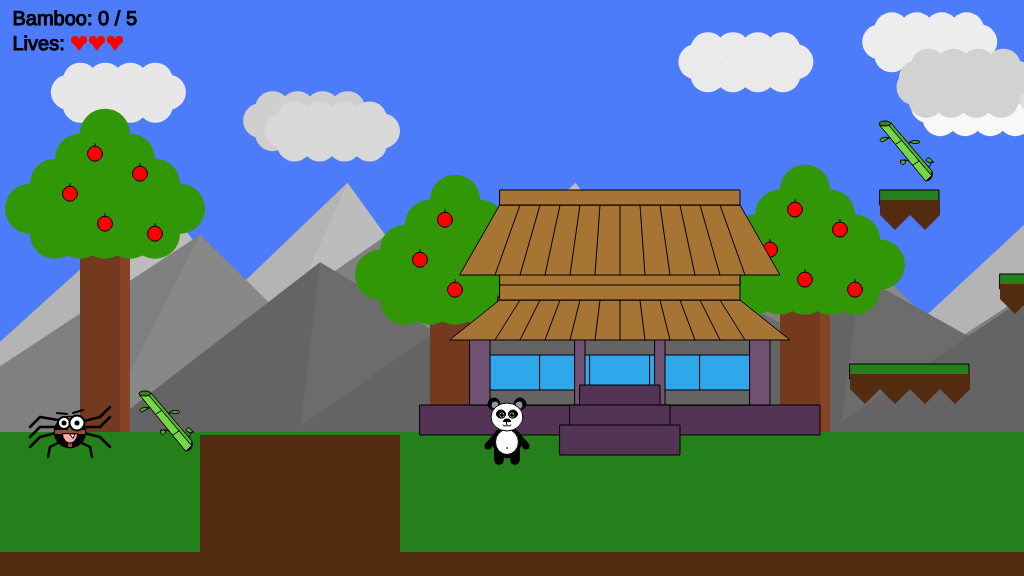
Frame 1 (no input)
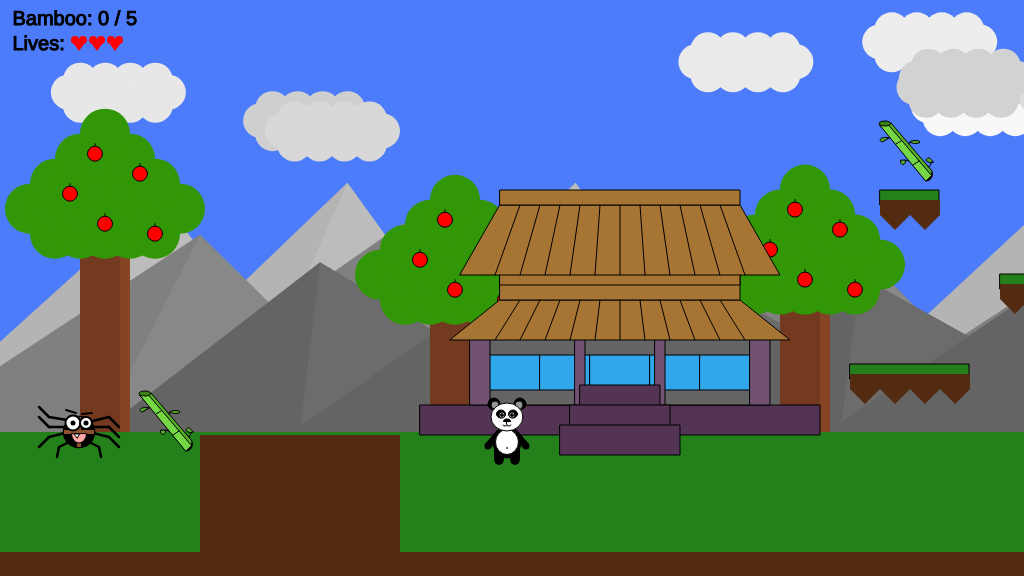
Frame 60 (no input)
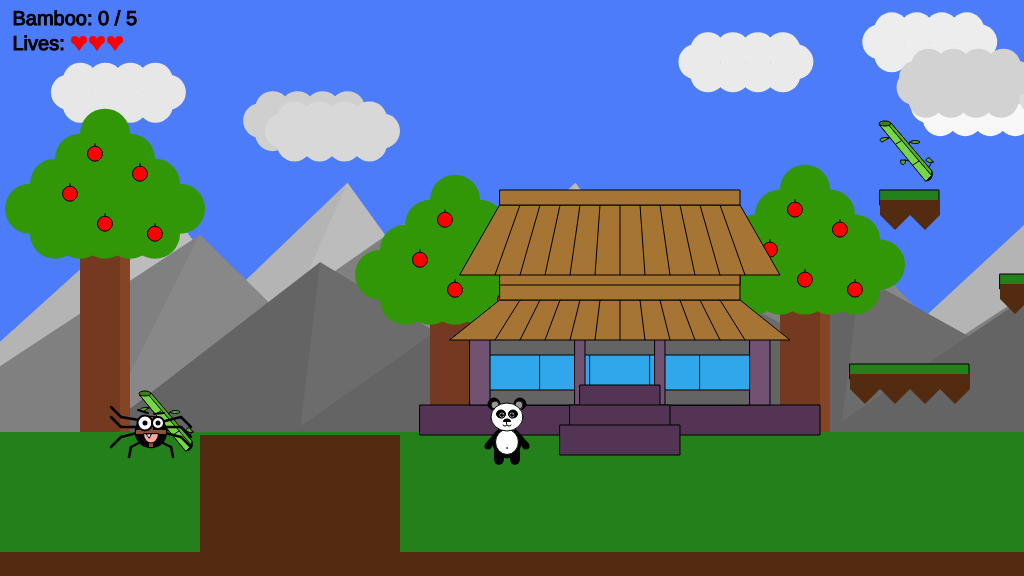
Frame 120 (the mouse pressed at the canvas centre since frame 60)

The p5.js sketch that drew these frames (run headless with seeded random() and noise() and a simulated clock; from frame 60 on, the mouse is pressed at the canvas centre):

// p5.js sketch
// ── sketch.js
/* The Game Project */

var character = {
    x: 200,
    y: 0
};  

var house = {
    x: 40,
    y: 175
}; 

var canyon;

var bamboo;

var floorPos_y;
var scrollPos;
var realPos;

var isLeft;
var isRight;
var isJumping;
var isFalling;

var houseX;

var cloud;
var mountainB;
var mountainM;
var mountainF;
var tree;

var score;
var isWon = false;
var isLost = false;
var lives;

var enemies;
var platforms;
var isOnPlatform;
var limitJump;

function setup(){
    
	createCanvas(1024, 576);
	floorPos_y = height * 3/4;
    lives = 3;
    
    //Starting Game
	startGame();

}


function draw(){
    
	background(77, 124, 251); //Sky blue

	noStroke();
	fill(36, 128, 26);
	rect(0, floorPos_y, width, height/4); //Green ground
    
    fill(82, 43, 16);
    rect(0, floorPos_y + 120, width, height/4);//Brown ground
    
    
	// Draw CLOUDS
    push();
    translate(scrollPos * 0.05, 0);
        drawClouds();
    pop();
    
    
	// Draw MOUNTAIN BACK
    push();
    translate(scrollPos * 0.15, 0);
        drawMountainsB();
    pop();
    
	// Draw MOUNTAIN MIDDLE
    push();
    translate(scrollPos * 0.2, 0);
        drawMountainsM();
    pop();
    
	// Draw MOUNTAIN FRONT
    push();
    translate(scrollPos * 0.25, 0);
        drawMountainsF();
    pop();

    
	// Draw TREE
    push();
    translate(scrollPos, 0);
        drawTrees();
    pop();
    
    
	// Draw HOUSES  
    push();
    translate(scrollPos, 0);
        drawHouses();
    pop();
    
    
	// Draw CANYON 
    push();
    translate(scrollPos, 0);
        drawCanyon(canyon);
    pop();
    
    
    // Function for character falling into the canyon
    checkCanyon(canyon);
    
    
	// Draw BAMBOO
    push();
    translate(scrollPos, 0); 
            drawBamboo(bamboo);
    pop();
    
    
    // Function for checking BAMBOO
    checkBamboo(bamboo);
    
    
    // Function for checking IF player won
    checkPlayerWon(bamboo);
    
    
	// Draw game character.
	drawGameChar();

    
    // Function for checking if the player die
	checkPlayerDie();
    
    
    //Draw enemies
    push();
    translate(scrollPos, 0);
        for(var i = 0; i < enemies.length; i++){
        
            enemies[i].display();
            enemies[i].move();
            enemies[i].checkCharCollision();
        
        }
    pop();
    
    
    //Draw platforms
    isOnPlatform = false;
    
    push();
    translate(scrollPos, 0);
        for(var i = 0; i < platforms.length; i++){
        
            platforms[i].display();
            platforms[i].checkCharOn();

        }
    pop();
    
    
    //SCREEN Message for GAME OVER
    if(isLost == true){
        
        //Drawing LOST
        fill(176, 0, 0);
        noStroke();
        rect(200,200,624,176);
        
        textSize(50);
        fill(255);
        strokeWeight(3);
        
        text("GAME OVER - You lost \n (Press space to continue)", 1024/2,576/2);
        textAlign(CENTER,CENTER);
        strokeWeight(1);
        return;
        
    }
    
    
    //SCREEN Message for PLAYER WON
    if(isWon == true){
        
        //Drawing WON
        fill(119, 242, 147);
        noStroke();
        rect(200,200,624,176);
        
        textSize(50);
        fill(0);
        strokeWeight(3);
        stroke(0);
        
        text("YOU WON \n (Press space to continue)", 1024/2,576/2);
        textAlign(CENTER,CENTER);
        strokeWeight(1);
        return;
        
    }

    
	//Logic to make the game character move or the background scroll
	if(isLeft){
        if(character.x > width * 0.2){
                character.x = character.x - 5;
        }else{
                scrollPos += 5;
        }
	}

	if(isRight){
        if(character.x < width * 0.8){
                character.x = character.x + 5;
        }else{
                scrollPos -= 5; //Negative for moving against the background
        }
	}
    

    //This makes the character to fall (Gravity)
   	if(character.y < floorPos_y - 40 && isOnPlatform == false && isJumping == false){
        character.y += 3;
	
    }else{
        isFalling = false;
        
	}

    //This makes the character to jump (Power up)
	if(isJumping == true && isFalling == false && character.y > limitJump){
        character.y -= 3;
        isFalling = false;
     
	}
    
    //Reach the limit to start falling
    if(character.y < limitJump){
        isFalling = true;
        isJumping = false;
        
    }


	//Update real position of gameChar for collision detection.
	realPos = character.x - scrollPos;
    
    
    //Drawing score in the screen
    textSize(20);
    fill(0);
    stroke(1);
    text("Bamboo: "+score+" / "+bamboo.length, 12.5,25);
    
    //Drawing lives in the screen
    textSize(20);
    fill(0);
    text("Lives: ", 12.5,50);
    
    //Drawing hearts in the screen
    for(var l = 0; l < lives; l++){
        
        noStroke();     
        fill(255,0,0);
        ellipse(75 + 18*l,40,8,8);
        ellipse(83 + 18*l,40,8,8);
        triangle(71 + 18*l,40,
            87 + 18*l,40,
            79 + 18*l,51);  
   
    }
    
    
}


// ---------------------
// Key control functions
// ---------------------

function keyPressed(){
    
    if(isLost || isWon){
    if(key == ' '){ 
        nextLevel();
        
    }
        return;
    }
    

	if(key == 'A' || keyCode == 37){
			isLeft = true;
	}

	if(key == 'D' || keyCode == 39){
			isRight = true;
	}

    if((keyCode === 32 && character.y == floorPos_y - 40) ||
        (keyCode === 32 && isOnPlatform == true)){
        
        //IsJumping is true
        if(isFalling == false){
            isJumping = true;
            limitJump = character.y - 110; //Limit of jump
        }
    }
}

function keyReleased(){

	if(key == 'A' || keyCode == 37){
		isLeft = false;
	}

	if(key == 'D' || keyCode == 39){
		isRight = false;
	}

}


// ------------------------------
// Game character render function
// ------------------------------

// Function to draw the game character.
function drawGameChar(){
	
    
        //CHARACTER LEFT
        if(isLeft == true && isJumping == false && isRight == false){
            
            stroke(0);
            
            //Legs
            fill(25,25,25);
            noStroke();
            ellipse(character.x + 16,character.y + 68,9,11);

            quad(character.x + 18,character.y + 58,
                character.x + 25,character.y + 65,
                character.x + 19,character.y + 72,
                character.x + 12.2,character.y + 65);    

            fill(0,0,0);
            ellipse(character.x + 34,character.y + 70,10,12);
            quad(character.x + 29.6,character.y + 73,
                character.x + 24,character.y + 62,
                character.x + 33,character.y + 57,
                character.x + 39,character.y + 69);

            //Body
            stroke(0);
            fill(0);
            ellipse(character.x + 25,character.y + 50,21,32);

            fill(255);
            ellipse(character.x + 20,character.y + 50,8,24);

            fill(0);
            ellipse(character.x + 17.2,character.y + 56,0.1,0.1);

            //Arms
            noStroke();
            fill(0,0,0);
            quad(character.x + 19,character.y + 38,
                 character.x + 7,character.y + 52,
                 character.x + 13,character.y + 56,
                 character.x + 26,character.y + 40); 
            ellipse(character.x + 10,character.y + 54,7,7);

            //Head
            stroke(0);
            fill(255);
            ellipse(character.x + 25,character.y + 25,25,28);

            //Eyes
            fill(0);
            ellipse(character.x + 19,character.y + 22,9,8);

            fill(255);
            ellipse(character.x + 18,character.y + 23,6,6); 

            fill(0,0,0);
            noStroke();
            ellipse(character.x + 18,character.y + 23,4,4);

            fill(255);
            ellipse(character.x + 17,character.y + 22,1,1);

            //Ears
            fill(0);
            ellipse(character.x + 24,character.y + 12,10,12);
            fill(150);
            ellipse(character.x + 21,character.y + 12,2,6);

            //Nose
            fill(0);
            stroke(0);
            arc(character.x + 14, character.y + 30, 4, 5, PI, TWO_PI, CHORD);    

            fill(0);
            line(character.x + 14,character.y + 28,
                 character.x + 14,character.y + 32);

            noFill();
            arc(character.x + 16, character.y + 32, 3, 2, 0, PI);

            //Tail
            fill(0);
            ellipse(character.x + 35, character.y + 58, 5, 5);
            
            
            
        //CHARACTER RIGHT    
        }else if(isRight == true && isJumping == false && isLeft == false){
            
            stroke(0);

            //Legs
            fill(25,25,25);
            noStroke();
            ellipse(character.x + 34,character.y + 68,9,11);

            quad(character.x + 32,character.y + 58,
                character.x + 25,character.y + 65,
                character.x + 31,character.y + 72,
                character.x + 37.8,character.y + 65);    

            fill(0,0,0);
            ellipse(character.x + 16,character.y + 70,10,12);
            quad(character.x + 20.4,character.y + 73,
                character.x + 26,character.y + 62,
                character.x + 17,character.y + 57,
                character.x + 11,character.y + 69);

            //Body
            stroke(0);
            fill(0);
            ellipse(character.x + 25,character.y + 50,21,32);

            fill(255);
            ellipse(character.x + 30,character.y + 50,8,24);

            fill(0);
            ellipse(character.x + 32.8,character.y + 56,0.1,0.1);

            //Arms
            noStroke();
            fill(0,0,0);
            quad(character.x + 31,character.y + 38,
                 character.x + 43,character.y + 52,
                 character.x + 37,character.y + 56,
                 character.x + 24,character.y + 40); 
            ellipse(character.x + 40,character.y + 54,7,7);

            //Head
            stroke(0);
            fill(255);
            ellipse(character.x + 25,character.y + 25,25,28);

            //Eyes
            fill(0);
            ellipse(character.x + 31,character.y + 22,9,8);

            fill(255);
            ellipse(character.x + 32,character.y + 23,6,6); 

            fill(0,0,0);
            noStroke();
            ellipse(character.x + 32,character.y + 23,4,4);

            fill(255);
            ellipse(character.x + 33,character.y + 22,1,1);

            //Ears
            fill(0);
            ellipse(character.x + 26,character.y + 12,10,12);

            fill(150);
            ellipse(character.x + 29,character.y + 12,2,6);

            //Nose
            fill(0);
            stroke(0);
            arc(character.x + 36, character.y + 30, 4, 5, PI, TWO_PI, CHORD);    

            fill(0);
            line(character.x + 35.5,character.y + 28,
                 character.x + 35.5,character.y + 31);

            noFill();
            arc(character.x + 34.5, character.y + 32, 3, 2, 0, PI);

            //Tail
            fill(0);
            ellipse(character.x + 15, character.y + 58, 5, 5);
        
            
            
        //CHARACTER JUMPING  
        }else if(isJumping == true && isRight == false && isLeft == false || isFalling == true && isOnPlatform == false){
            
            stroke(0);

            //Ears
            fill(0);
            ellipse(character.x + 38,character.y + 12,12,12);
            ellipse(character.x + 12,character.y + 12,12,12);

            fill(150);
            ellipse(character.x + 13,character.y + 13,8,8);
            ellipse(character.x + 37,character.y + 13,8,8);

            //Arms
            noStroke();
            fill(0,0,0);
            quad(character.x + 15,character.y + 38,
                 character.x + 3,character.y + 52,
                 character.x + 9,character.y + 56,
                 character.x + 20,character.y + 40); 
            ellipse(character.x + 6,character.y + 54,7,7);

            quad(character.x + 35,character.y + 34,
                 character.x + 43,character.y + 21,
                 character.x + 49,character.y + 25,
                 character.x + 32,character.y + 53); 
            ellipse(character.x + 46,character.y + 23,7,7);

            //Body
            stroke(0);
            fill(0);
            ellipse(character.x + 25,character.y + 50,28,32);

            fill(255);
            ellipse(character.x + 25,character.y + 50,23,25);

            fill(0);
            ellipse(character.x + 25,character.y + 56,0.5,0.5);

            //Head
            fill(255);
            ellipse(character.x + 25,character.y + 25,32,28);

            //Eyes
            fill(0);
            ellipse(character.x + 19,character.y + 22,9,8);
            ellipse(character.x + 31,character.y + 22,9,8);

            fill(255);
            ellipse(character.x + 20,character.y + 23,6,6);
            ellipse(character.x + 30,character.y + 23,6,6);

            fill(0,0,0);
            noStroke();
            ellipse(character.x + 20,character.y + 23,4,4);
            ellipse(character.x + 30,character.y + 23,4,4);

            fill(255);
            ellipse(character.x + 21,character.y + 22,1,1);
            ellipse(character.x + 31,character.y + 22,1,1);

            //Nose
            fill(0);
            ellipse(character.x + 25,character.y + 30,8,7);

            fill(255);
            rect(character.x + 20.5,character.y + 30,9,7);

            stroke(0);
            fill(0);
            line(character.x + 24.5,character.y + 28,
                 character.x + 24.5,character.y + 32);

            noFill();
            arc(character.x + 23, character.y + 33, 4, 2, 0, PI);
            arc(character.x + 27, character.y + 33, 4, 2, 0, PI);

            //Legs
            fill(0,0,0);
            noStroke();
            triangle(character.x + 38,character.y + 55,
                     character.x + 26,character.y + 66,
                     character.x + 38,character.y + 66);
            ellipse(character.x + 33,character.y + 62,12,14);

            fill(150);
            ellipse(character.x + 33,character.y + 62,10,12);

            fill(0);
            triangle(character.x + 12,character.y + 55,
                     character.x + 24,character.y + 66,
                     character.x + 12,character.y + 66);
            ellipse(character.x + 17,character.y + 62,12,14);

            fill(150);
            ellipse(character.x + 17,character.y + 62,10,12);

            fill(255,182,193);
            ellipse(character.x + 17,character.y + 63.5,4,5);
            ellipse(character.x + 17,character.y + 59,1.5,1.5);
            ellipse(character.x + 19.5,character.y + 60,1.5,1.5);
            ellipse(character.x + 14.5,character.y + 60,1.5,1.5);

            ellipse(character.x + 33,character.y + 63.5,4,5);
            ellipse(character.x + 33,character.y + 59,1.5,1.5);
            ellipse(character.x + 35.5,character.y + 60,1.5,1.5);
            ellipse(character.x + 30.5,character.y + 60,1.5,1.5);
            
            
            
        //CHARACTER JUMPING LEFT    
        }else if(isLeft == true && isJumping == true){
            
            stroke(0);
    
            //Body
            stroke(0);
            fill(0);
            ellipse(character.x + 25,character.y + 50,21,32);

            fill(255);
            ellipse(character.x + 20,character.y + 50,8,24);

            fill(0);
            ellipse(character.x + 17.2,character.y + 56,0.1,0.1);

            //Head
            stroke(0);
            fill(255);
            ellipse(character.x + 25,character.y + 25,25,28);

            //Eyes
            fill(0);
            ellipse(character.x + 19,character.y + 22,9,8);

            fill(255);
            ellipse(character.x + 18,character.y + 23,6,6); 

            fill(0,0,0);
            noStroke();
            ellipse(character.x + 18,character.y + 23,4,4);

            fill(255);
            ellipse(character.x + 17,character.y + 22,1,1);

            //Ears
            fill(0);
            ellipse(character.x + 24,character.y + 12,10,12);

            fill(150);
            ellipse(character.x + 21,character.y + 12,2,6);

            //Nose
            fill(0);
            stroke(0);
            arc(character.x + 14, character.y + 30, 4, 5, PI, TWO_PI, CHORD);    

            fill(0);
            line(character.x + 14,character.y + 28,
                 character.x + 14,character.y + 32);

            noFill();
            arc(character.x + 16, character.y + 32, 3, 2, 0, PI);

            //Arms
            noStroke();
            fill(0,0,0);

            quad(character.x + 24,character.y + 39,
                 character.x + 9,character.y + 25,
                 character.x + 3,character.y + 29,
                 character.x + 25,character.y + 50); 
            ellipse(character.x + 6,character.y + 27,7,7);

            //Tail
            fill(0);
            ellipse(character.x + 35, character.y + 58, 5, 5);

            //Legs
            noStroke();
            fill(0,0,0);
            ellipse(character.x + 12,character.y + 63,10,10);
            rect(character.x + 12,character.y + 58,16,10);
            ellipse(character.x + 28,character.y + 63,10,10);
                  
            
            
        }else if(isRight == true && isJumping == true){
                 
            stroke(0);
        
            //Body
            stroke(0);
            fill(0);
            ellipse(character.x + 25,character.y + 50,21,32);

            fill(255);
            ellipse(character.x + 30,character.y + 50,8,24);

            fill(0);
            ellipse(character.x + 32.8,character.y + 56,0.1,0.1);

            //Head
            stroke(0);
            fill(255);
            ellipse(character.x + 25,character.y + 25,25,28);

            //Eyes
            fill(0);
            ellipse(character.x + 31,character.y + 22,9,8);

            fill(255);
            ellipse(character.x + 32,character.y + 23,6,6);

            fill(0,0,0);
            noStroke();
            ellipse(character.x + 32,character.y + 23,4,4);

            fill(255);
            ellipse(character.x + 33,character.y + 22,1,1);

            //Ears
            fill(0);
            ellipse(character.x + 26,character.y + 12,10,12);

            fill(150);
            ellipse(character.x + 29,character.y + 12,2,6);

            //Nose
            fill(0);
            stroke(0);
            arc(character.x + 36, character.y + 30, 4, 5, PI, TWO_PI, CHORD);    

            fill(0);
            line(character.x + 35.5,character.y + 28,
                 character.x + 35.5,character.y + 31);

            noFill();
            arc(character.x + 34.5, character.y + 32, 3, 2, 0, PI);

            //Arms
            noStroke();
            fill(0,0,0);

            quad(character.x + 26,character.y + 39,
                 character.x + 41,character.y + 25,
                 character.x + 47,character.y + 29,
                 character.x + 25,character.y + 50); 
            ellipse(character.x + 44,character.y + 27,7,7);

            //Tail
            fill(0);
            ellipse(character.x + 15, character.y + 58, 5, 5);

            //Legs
            noStroke();
            fill(0,0,0);
            ellipse(character.x + 38,character.y + 63,10,10);
            rect(character.x + 21,character.y + 58,16,10);
            ellipse(character.x + 21,character.y + 63,10,10);
      
            
            
        //CHARACTER FRONT    
        }else{
             
        stroke(0); 
        
            //Ears
            fill(0);
            ellipse(character.x + 38,character.y + 12,12,12);
            ellipse(character.x + 12,character.y + 12,12,12);

            fill(150);
            ellipse(character.x + 13,character.y + 13,8,8);
            ellipse(character.x + 37,character.y + 13,8,8);

            //Arms
            noStroke();
            fill(0,0,0);
            quad(character.x + 15,character.y + 38,
                 character.x + 3,character.y + 52,
                 character.x + 9,character.y + 56,
                 character.x + 20,character.y + 40);
            ellipse(character.x + 6,character.y + 54,7,7);

            quad(character.x + 35,character.y + 38,
                 character.x + 47,character.y + 52,
                 character.x + 41,character.y + 56,
                 character.x + 30,character.y + 40);
            ellipse(character.x + 44,character.y + 54,7,7);

            //Body
            stroke(0);
            fill(0);
            ellipse(character.x + 25,character.y + 50,28,32);

            fill(255);
            ellipse(character.x + 25,character.y + 50,23,25);

            fill(0);
            ellipse(character.x + 25,character.y + 56,0.5,0.5);

            //Head
            fill(255);
            ellipse(character.x + 25,character.y + 25,32,28);

            //Eyes
            fill(0);
            ellipse(character.x + 19,character.y + 22,9,8);
            ellipse(character.x + 31,character.y + 22,9,8);

            fill(255);
            ellipse(character.x + 20,character.y + 23,6,6);
            ellipse(character.x + 30,character.y + 23,6,6);

            fill(0,0,0);
            noStroke();
            ellipse(character.x + 20,character.y + 23,4,4);
            ellipse(character.x + 30,character.y + 23,4,4);

            fill(255);
            ellipse(character.x + 21,character.y + 22,1,1);
            ellipse(character.x + 31,character.y + 22,1,1);

            //Nose
            fill(0);
            ellipse(character.x + 25,character.y + 30,8,7);

            fill(255);
            rect(character.x + 20.5,character.y + 30,9,7);

            stroke(0);
            fill(0);
            line(character.x + 24.5,character.y + 28,
                 character.x + 24.5,character.y + 32);

            noFill();
            arc(character.x + 23, character.y + 33, 4, 2, 0, PI);
            arc(character.x + 27, character.y + 33, 4, 2, 0, PI);

            //Legs
            fill(0,0,0);
            noStroke();
            triangle(character.x + 38,character.y + 55,
                     character.x + 26,character.y + 66,
                     character.x + 38,character.y + 66);
            ellipse(character.x + 33,character.y + 67,10,12);

            triangle(character.x + 12,character.y + 55,
                     character.x + 24,character.y + 66,
                     character.x + 12,character.y + 66);
            ellipse(character.x + 17,character.y + 67,10,12);
        }
    
    
    
    
}



// ---------------------------
// Background render functions
// ---------------------------

// Function to draw CLOUDS objects.
function drawClouds(){

    for(var i = 0; i < cloud.length; i++){ 
        
    noStroke();
    fill(cloud[i].fill);
    
        ellipse(cloud[i].x_pos,cloud[i].y_pos,cloud[i].size,cloud[i].size);
        ellipse(cloud[i].x_pos + 25,cloud[i].y_pos,cloud[i].size,cloud[i].size);
        ellipse(cloud[i].x_pos + 50,cloud[i].y_pos,cloud[i].size,cloud[i].size);
        ellipse(cloud[i].x_pos + 75,cloud[i].y_pos,cloud[i].size,cloud[i].size);

        ellipse(cloud[i].x_pos,cloud[i].y_pos + 25,cloud[i].size,cloud[i].size);
        ellipse(cloud[i].x_pos + 25,cloud[i].y_pos + 25,cloud[i].size,cloud[i].size);
        ellipse(cloud[i].x_pos + 50,cloud[i].y_pos + 25,cloud[i].size,cloud[i].size);
        ellipse(cloud[i].x_pos + 75, cloud[i].y_pos+ 25,cloud[i].size,cloud[i].size);

        ellipse(cloud[i].x_pos - 12,cloud[i].y_pos + 12,cloud[i].size,cloud[i].size);
        ellipse(cloud[i].x_pos + 88,cloud[i].y_pos + 12,cloud[i].size,cloud[i].size);
    
    }
     
}


// Function to draw MOUNTAINS BACK objects.
function drawMountainsB(){
    
    for(var i = 0; i < mountainB.length; i++){
        
        noStroke();
        fill(180);
        triangle(mountainB[i].x_pos + 400,432,
                 mountainB[i].x_pos + 660,mountainB[i].height + 32,
                 mountainB[i].x_pos + 840,432);
        
        fill(188);
        triangle(mountainB[i].x_pos + 400 + 150,432,
                 mountainB[i].x_pos + 660,mountainB[i].height + 32,
                 mountainB[i].x_pos + 840,432);
        
    }

}

// Function to draw MOUNTAINS MIDDLE objects.
function drawMountainsM(){
    
    for(var i = 0; i < mountainM.length; i++){
        
        noStroke();
        fill(128);
        triangle(mountainM[i].x_pos,432,
                 mountainM[i].x_pos + 300,mountainM[i].height + 42,
                 mountainM[i].x_pos + 500,432);
        
        fill(136);
        triangle(mountainM[i].x_pos + 200,432,
                 mountainM[i].x_pos + 300,mountainM[i].height + 42,
                 mountainM[i].x_pos + 500,432);
        
    }
    
}

// Function to draw MOUNTAINS FRONT objects.
function drawMountainsF(){
    
    for(var i = 0; i < mountainF.length; i++){
        
        noStroke();
        fill(100);
        triangle(mountainF[i].x_pos + 300,432,
                 mountainF[i].x_pos + 520,mountainF[i].height + 60,
                 mountainF[i].x_pos + 800,432);
        
        fill(108);
        triangle(mountainF[i].x_pos + 300 + 200,432,
                 mountainF[i].x_pos + 520,mountainF[i].height + 60,
                 mountainF[i].x_pos + 800,432);
        
    }

}


// Function to draw TREES objects.
function drawTrees(){
    
    for (var i = 0; i < tree.length; i++){

        noStroke();
        fill(115, 58, 32);
        rect(tree[i].x_pos + 75,322 - tree[i].height,50,110 + tree[i].height);
        
        fill(133, 68, 37);
        rect(tree[i].x_pos + 115,322 - tree[i].height,10,110 + tree[i].height);
        
        fill(50, 151, 6); 
        ellipse(tree[i].x_pos + 50,312 - tree[i].height,50,50);
        ellipse(tree[i].x_pos + 75,312 - tree[i].height,50,50);
        ellipse(tree[i].x_pos + 100,312 - tree[i].height,50,50);
        ellipse(tree[i].x_pos + 125,312 - tree[i].height,50,50);
        ellipse(tree[i].x_pos + 150,312 - tree[i].height,50,50);

        ellipse(tree[i].x_pos + 25,287 - tree[i].height,50,50);
        ellipse(tree[i].x_pos + 50,287 - tree[i].height,50,50);
        ellipse(tree[i].x_pos + 75,287 - tree[i].height,50,50);
        ellipse(tree[i].x_pos + 100,287 - tree[i].height,50,50);
        ellipse(tree[i].x_pos + 125,287 - tree[i].height,50,50);
        ellipse(tree[i].x_pos + 150,287 - tree[i].height,50,50);
        ellipse(tree[i].x_pos + 175,287 - tree[i].height,50,50);

        ellipse(tree[i].x_pos + 50,262 - tree[i].height,50,50);
        ellipse(tree[i].x_pos + 75,262 - tree[i].height,50,50);
        ellipse(tree[i].x_pos + 100,262 - tree[i].height,50,50);
        ellipse(tree[i].x_pos + 125,262 - tree[i].height,50,50);
        ellipse(tree[i].x_pos + 150,262 - tree[i].height,50,50);

        ellipse(tree[i].x_pos + 75,237 - tree[i].height,50,50);
        ellipse(tree[i].x_pos + 100,237 - tree[i].height,50,50);
        ellipse(tree[i].x_pos + 125,237 - tree[i].height,50,50);

        ellipse(tree[i].x_pos + 100,212 - tree[i].height,50,50);

        //Apples
        fill(255,0,0);
        stroke(0);
        strokeWeight(1);
        line(tree[i].x_pos + 90, 225 - tree[i].height,tree[i].x_pos + 90, 222 - tree[i].height);
        ellipse(tree[i].x_pos + 90,232 - tree[i].height,15,15);
        
        line(tree[i].x_pos + 65, 265 - tree[i].height,tree[i].x_pos + 65, 262 - tree[i].height);
        ellipse(tree[i].x_pos + 65,272 - tree[i].height,15,15);
        
        line(tree[i].x_pos + 135, 245 - tree[i].height,tree[i].x_pos + 135, 242 - tree[i].height);
        ellipse(tree[i].x_pos + 135,252 - tree[i].height,15,15);
        
        line(tree[i].x_pos + 150, 305 - tree[i].height,tree[i].x_pos + 150, 302 - tree[i].height);
        ellipse(tree[i].x_pos + 150,312 - tree[i].height,15,15);
        
        line(tree[i].x_pos + 100, 295 - tree[i].height,tree[i].x_pos + 100, 292 - tree[i].height);
        ellipse(tree[i].x_pos + 100,302 - tree[i].height,15,15);
    }
    
}


// Function to draw HOUSES objects.
function drawHouses(){

    for(i = 0; i < houseX.length; i++){
    
        house.x = houseX[i];
        
        stroke(0);
        //Base
        fill(houseCol[i].r,houseCol[i].g,houseCol[i].b); 
        rect(house.x + 10,house.y + 230,400,30);  

        //Windows
        fill(48,166,235);
        rect(house.x + 80,house.y + 150,50,80);
        rect(house.x + 130,house.y + 150,50,80);
        rect(house.x + 180,house.y + 150,60,80);
        rect(house.x + 240,house.y + 150,50,80);
        rect(house.x + 290,house.y + 150,50,80);

        //Horizontal grey bars
        fill(100);
        rect(house.x + 80,house.y + 150,260,30);
        rect(house.x + 80,house.y + 215,260,15);

        //Pillars
        fill(houseCol[i].r + 30,houseCol[i].g + 30,houseCol[i].b + 30);
        rect(house.x + 60,house.y + 150,20,80);
        rect(house.x + 340,house.y + 150,20,80);
        rect(house.x + 165,house.y + 150,10,80);
        rect(house.x + 245,house.y + 150,10,80);

        //Stairs
        fill(houseCol[i].r,houseCol[i].g,houseCol[i].b);  
        rect(house.x + 170,house.y + 210,80,30);
        rect(house.x + 160,house.y + 230,100,30);
        rect(house.x + 150,house.y + 250,120,30);

        //Roof
        fill(houseCol[i].roof,117,51);
        quad(house.x + 90,house.y + 125,
             house.x + 330,house.y + 125,
             house.x + 380,house.y + 165,
             house.x + 40,house.y + 165);
        rect(house.x + 90,house.y + 95,240,30);
        rect(house.x + 90,house.y + 95,240,15);
        quad(house.x + 90,house.y + 30,
             house.x + 330,house.y + 30,
             house.x + 370,house.y + 100,
             house.x + 50,house.y + 100);

        //Roof lines
        for(var k = 0; k <= 10; k++){
            line(house.x + 110 + 20 * k,house.y + 125,house.x + 85 + 25 * k,house.y + 165);
        }

        for(var j = 0; j <= 10; j++){
            line(house.x + 110 + 20 * j,house.y + 30,house.x + 85 + 25 * j,house.y + 100);
        }
        rect(house.x + 90,house.y + 15,240,15);
        
    }
     
}




// ---------------------------------
// Canyon render and check functions
// ---------------------------------

// Function to draw canyon objects.
function drawCanyon(t_canyon){
    
    for(var cy = 0; cy < canyon.length; cy++){
        fill(82, 43, 16);
        rect(t_canyon[cy].x, floorPos_y + 3, t_canyon[cy].width, height - floorPos_y);
    }
}

// Function to check character is over a canyon.
function checkCanyon(t_canyon){
    
    for(var cy = 0; cy < canyon.length; cy++){
        if(realPos + 25 > t_canyon[cy].x && realPos + 25 < t_canyon[cy].x + t_canyon[cy].width && character.y + 70>= floorPos_y - 40 + 69){
            character.y += 6;
        }
    
        //NO GOING INTO THE GROUND WHEN FALLING IN THE CANYON
        if(realPos > t_canyon[cy].x - 10 && realPos + 48 < t_canyon[cy].x + t_canyon[cy].width + 10 && character.y + 70 > floorPos_y - 40 + 69){
            isLeft = false; 
            isRight = false;
        }
 
    }
}



// ----------------------------------
// Pick-up render and check functions
// ----------------------------------

// Function to draw BAMBOO
function drawBamboo(t_bamboo){
    
    for(var b = 0; b < bamboo.length; b++){
    
        if(t_bamboo[b].isFound == false){  
            stroke(0);
            fill(0);
            arc(t_bamboo[b].x + 51.4,t_bamboo[b].y + 54.2,12,13.5,10*PI/6,PI/2);

            fill(85,174,40);
            quad(t_bamboo[b].x + 5,t_bamboo[b].y + 5,
                 t_bamboo[b].x + 16,t_bamboo[b].y + 3,
                 t_bamboo[b].x + 57,t_bamboo[b].y + 51,
                 t_bamboo[b].x + 56.5,t_bamboo[b].y + 56);

            fill(117,215,68);
            quad(t_bamboo[b].x + 5,t_bamboo[b].y + 5,
                 t_bamboo[b].x + 11,t_bamboo[b].y + 2,
                 t_bamboo[b].x + 56.5,t_bamboo[b].y + 55.5,
                 t_bamboo[b].x + 51,t_bamboo[b].y + 61);

            line(t_bamboo[b].x + 21,t_bamboo[b].y + 24,
                 t_bamboo[b].x + 26,t_bamboo[b].y + 21);
            line(t_bamboo[b].x + 38,t_bamboo[b].y + 45,
                 t_bamboo[b].x + 44,t_bamboo[b].y + 41);

            fill(57,129,20);
            ellipse(t_bamboo[b].x + 10,t_bamboo[b].y + 3.5,12,5);

            //Leaves
            fill(85,174,40);
            arc(t_bamboo[b].x + 10,t_bamboo[b].y + 20,10,5,5/6*PI,11/6*PI, CHORD);
            arc(t_bamboo[b].x + 28,t_bamboo[b].y + 40.5,5,8,2*PI,PI, CHORD);

            arc(t_bamboo[b].x + 40,t_bamboo[b].y + 22,10,3,PI,2/3*PI, CHORD);
            arc(t_bamboo[b].x + 56,t_bamboo[b].y + 40,10,5,PI/4,5/4*PI, CHORD);

            line(t_bamboo[b].x + 12,t_bamboo[b].y + 17.5,
                 t_bamboo[b].x + 15,t_bamboo[b].y + 18);
            line(t_bamboo[b].x + 30,t_bamboo[b].y + 40,
                 t_bamboo[b].x + 34,t_bamboo[b].y + 41);

            line(t_bamboo[b].x + 34.5,t_bamboo[b].y + 22,
                 t_bamboo[b].x + 34,t_bamboo[b].y + 24);
            line(t_bamboo[b].x + 57,t_bamboo[b].y + 42,
                 t_bamboo[b].x + 54,t_bamboo[b].y + 47);
        }
    }
}

// Function to check character has picked up BAMBOO
function checkBamboo(t_bamboo){

    for(var b = 0; b < bamboo.length; b++){

        if(t_bamboo[b].isFound == false){ //Avoids taking the bambo million times  

            if(realPos + 25 > t_bamboo[b].x && realPos + 25 < t_bamboo[b].x + 56 &&
                character.y + 40 > t_bamboo[b].y && character.y + 40 < t_bamboo[b].y + 61){

                t_bamboo[b].isFound = true;
                score += 1;
                console.log("Bamboo was caught " + score);

            }

        }
        
    }
    
}



// ---------------------------------
// Check player collected all bambo
// ---------------------------------
function checkPlayerWon(t_bamboo){
    
    if(score == t_bamboo.length){
        isWon = true;
    }
    
}



// ---------------------------------
// THE SETUP FUNCTION IS IN startGame function
// ---------------------------------
function startGame(){
    
    score = 0;
    character.x = width/2 - 30;
	character.y = floorPos_y - 40; 
    
	// Variable to control the background scrolling.
	scrollPos = 0;

	// Variable to store the real position of the gameChar in the game
	// world. Needed for collision detection.
	realPos = character.x - scrollPos;

	// Boolean variables to control the movement of the game character.
	isLeft = false;
	isRight = false;
	isJumping = false;
	isFalling = false;

    //Houses X values in array
    houseX = [410, 2030, 3050, 4450];
    houseCol =[];
    for(var hc = 0; hc < houseX.length; hc++){
        houseCol.push({
            r: random(40, 100), 
            g: random(40, 100), 
            b: random(40, 100),
            roof: random(150, 200)
        });
    }
    
    
    //Cloud objects in array & for loop
    cloud = [];
    for(var c = 0; c < 15; c++){
        cloud.push({
            x_pos: random(10, 2000), 
            y_pos: random(20, 120), 
            size: 35,
            fill: random(200,255)
        });
    }
    
        
    //Mountains objects in array & for loop
    mountainB = [];
    for(var mb = 0; mb < 6; mb++){
        mountainB.push({
            x_pos: mb * random(180,230) - 500, 
            height: random(150,175)
        });
    }
    
    mountainM = [];
    for(var mm = 0; mm < 8; mm++){
        mountainM.push({
            x_pos: mm * random(180,230) - 100, 
            height: random(180,200)
        });
    }
    
    mountainF = [];
    for(var mf = 0; mf < 8; mf++){
        mountainF.push({
            x_pos: mf * random(180,230) - 200, 
            height: random(200,230)
        });
    }
    
    
    //Trees objects in array & for loop
    tree = [];
    for(var t = 0; t < 15; t++){
        tree.push({
            x_pos: 5 + t * 350, 
            height: random(-20,80)
        });
    }
    
    
    //Bamboo objects in array
    bamboo = [{x: 135, y: 390, size: 50, isFound: false},
              {x: 875, y: 120, size: 50, isFound: false},
              {x: 2210, y: 390, size: 50, isFound: false},
              {x: 2720, y: 120, size: 50, isFound: false},
              {x: 4630, y: 390, size: 50, isFound: false}
    ]; 

    
    //Bamboo objects in array
    canyon = [{x: 200, width: 200},
              
              {x: 1040, width: 120},
              {x: 1190, width: 180},
              {x: 1400, width: 240},
              {x: 1670, width: 300},
              
              {x: 2510, width: 500}
    ];
    
    
    //Enemies objects in array & for loop
    enemies = [];
    
    //SPIDER 1
    enemies.push({
        x_pos: 30,
        y_pos: floorPos_y - 40,
        x1: 0, //100
        x2: 120, //120
        speed: 3,
        colour: {r:random(10,150),g:random(10,150),b:random(10,150)},
        display: function(){

            fill(0);
            stroke(0);

            strokeWeight(2.5);
            ellipse(this.x_pos + 40,this.y_pos + 40,30,30);
            
            //Legs
            line(this.x_pos + 50,this.y_pos + 30,this.x_pos + 70,this.y_pos + 25);
            line(this.x_pos + 50,this.y_pos + 35,this.x_pos + 70,this.y_pos + 35);
            line(this.x_pos + 50,this.y_pos + 40,this.x_pos + 70,this.y_pos + 45);
            line(this.x_pos + 70,this.y_pos + 45,this.x_pos + 80,this.y_pos + 55);

            line(this.x_pos + 40,this.y_pos + 30,this.x_pos + 10,this.y_pos + 25);
            line(this.x_pos + 30,this.y_pos + 35,this.x_pos + 10,this.y_pos + 35);
            line(this.x_pos + 30,this.y_pos + 40,this.x_pos + 10,this.y_pos + 45);
            line(this.x_pos + 10,this.y_pos + 45,this.x_pos,this.y_pos + 55);

            line(this.x_pos + 30,this.y_pos + 50,this.x_pos + 20,this.y_pos + 55);
            line(this.x_pos + 20,this.y_pos + 55,this.x_pos + 18,this.y_pos + 65);
            line(this.x_pos + 50,this.y_pos + 50,this.x_pos + 60,this.y_pos + 55);
            line(this.x_pos + 60,this.y_pos + 55,this.x_pos + 62,this.y_pos + 65);

            //ANIMATION LEGS
            //Character goes to right
            if(this.speed > 0){
                line(this.x_pos + 10,this.y_pos + 25,this.x_pos,this.y_pos + 35);
                line(this.x_pos + 10,this.y_pos + 35,this.x_pos,this.y_pos + 45);
                
                line(this.x_pos + 70,this.y_pos + 25,this.x_pos + 80,this.y_pos + 15);
                line(this.x_pos + 70,this.y_pos + 35,this.x_pos + 80,this.y_pos + 25);
                
            //Character goes to left    
            }else{
                line(this.x_pos + 10,this.y_pos + 25,this.x_pos,this.y_pos + 15);
                line(this.x_pos + 10,this.y_pos + 35,this.x_pos,this.y_pos + 25);
                
                line(this.x_pos + 70,this.y_pos + 25,this.x_pos + 80,this.y_pos + 35);
                line(this.x_pos + 70,this.y_pos + 35,this.x_pos + 80,this.y_pos + 45);
            }
            
            //Cross
            noStroke();
            fill(this.colour.r,this.colour.g,this.colour.b);
            rect(this.x_pos + 38,this.y_pos + 25,4,30);
            rect(this.x_pos + 25,this.y_pos + 38,30,4);
            
        
            fill(255);
            stroke(0);
            strokeWeight(2);
            
            //ANIMATION EYES
            //Character goes to right
            if(this.speed > 0){
                ellipse(this.x_pos + 34,this.y_pos + 31,12,12);
                ellipse(this.x_pos + 47,this.y_pos + 31,15,15);
                
                line(this.x_pos + 27,this.y_pos + 21,this.x_pos + 37,this.y_pos + 22);
                line(this.x_pos + 43,this.y_pos + 21,this.x_pos + 53,this.y_pos + 18);
                
            //Character goes to left    
            }else{   
                ellipse(this.x_pos + 34,this.y_pos + 31,15,15);
                ellipse(this.x_pos + 47,this.y_pos + 31,12,12);
                
                line(this.x_pos + 27,this.y_pos + 18,this.x_pos + 37,this.y_pos + 21);
                line(this.x_pos + 43,this.y_pos + 22,this.x_pos + 53,this.y_pos + 21);
            }
                
          
            //Pupils and mouth
            fill(0);
            ellipse(this.x_pos + 34,this.y_pos + 31,3,3);
            ellipse(this.x_pos + 47,this.y_pos + 31,3,3);

            fill(255, 166, 166);
            strokeWeight(1);
            arc(this.x_pos + 40, this.y_pos + 42, 15, 18, 0, PI, CHORD);

            
            //ANIMATION TOOTH
            //Character goes to right
            if(this.speed > 0){
                fill(255);
                triangle(this.x_pos + 40,this.y_pos + 42,
                         this.x_pos + 45,this.y_pos + 42,
                         this.x_pos + 43,this.y_pos + 46);
                
            //Character goes to left
            }else{
                fill(255);
                triangle(this.x_pos + 40,this.y_pos + 42,
                         this.x_pos + 35,this.y_pos + 42,
                         this.x_pos + 38,this.y_pos + 46);
            }
            
        },
        
        move: function(){
            //Make enemy to move
            if(this.x_pos > this.x2 || this.x_pos < this.x1){
                this.speed =  this.speed * -1;
            }
            this.x_pos = this.x_pos + this.speed;
        },
        
        checkCharCollision: function(){
            
            if(realPos + 25 > this.x_pos - 20 && realPos + 25 < this.x_pos + 100 && character.y + 70 >= floorPos_y - 15){
                playerDied();
            }
            
        }
    });
   
    
    //SPIDER 2
    enemies.push({
        x_pos: 1040,
        y_pos: floorPos_y - 40,
        x1: 1040, 
        x2: 1890, 
        speed: 6,
        colour: {r:random(10,150),g:random(10,150),b:random(10,150)},
        display: function(){

            fill(0);
            stroke(0);

            strokeWeight(2.5);
            ellipse(this.x_pos + 40,this.y_pos + 40,30,30);
            
            //Legs
            line(this.x_pos + 50,this.y_pos + 30,this.x_pos + 70,this.y_pos + 25);
            line(this.x_pos + 50,this.y_pos + 35,this.x_pos + 70,this.y_pos + 35);
            line(this.x_pos + 50,this.y_pos + 40,this.x_pos + 70,this.y_pos + 45);
            line(this.x_pos + 70,this.y_pos + 45,this.x_pos + 80,this.y_pos + 55);

            line(this.x_pos + 40,this.y_pos + 30,this.x_pos + 10,this.y_pos + 25);
            line(this.x_pos + 30,this.y_pos + 35,this.x_pos + 10,this.y_pos + 35);
            line(this.x_pos + 30,this.y_pos + 40,this.x_pos + 10,this.y_pos + 45);
            line(this.x_pos + 10,this.y_pos + 45,this.x_pos,this.y_pos + 55);

            line(this.x_pos + 30,this.y_pos + 50,this.x_pos + 20,this.y_pos + 55);
            line(this.x_pos + 20,this.y_pos + 55,this.x_pos + 18,this.y_pos + 65);
            line(this.x_pos + 50,this.y_pos + 50,this.x_pos + 60,this.y_pos + 55);
            line(this.x_pos + 60,this.y_pos + 55,this.x_pos + 62,this.y_pos + 65);

            //ANIMATION LEGS
            //Character goes to right
            if(this.speed > 0){
                line(this.x_pos + 10,this.y_pos + 25,this.x_pos,this.y_pos + 35);
                line(this.x_pos + 10,this.y_pos + 35,this.x_pos,this.y_pos + 45);
                
                line(this.x_pos + 70,this.y_pos + 25,this.x_pos + 80,this.y_pos + 15);
                line(this.x_pos + 70,this.y_pos + 35,this.x_pos + 80,this.y_pos + 25);
                
            //Character goes to left    
            }else{
                line(this.x_pos + 10,this.y_pos + 25,this.x_pos,this.y_pos + 15);
                line(this.x_pos + 10,this.y_pos + 35,this.x_pos,this.y_pos + 25);
                
                line(this.x_pos + 70,this.y_pos + 25,this.x_pos + 80,this.y_pos + 35);
                line(this.x_pos + 70,this.y_pos + 35,this.x_pos + 80,this.y_pos + 45);
            }
            
            //Cross
            noStroke();
            fill(this.colour.r,this.colour.g,this.colour.b);
            rect(this.x_pos + 38,this.y_pos + 25,4,30);
            rect(this.x_pos + 25,this.y_pos + 38,30,4);
            
        
            fill(255);
            stroke(0);
            strokeWeight(2);
            
            //ANIMATION EYES
            //Character goes to right
            if(this.speed > 0){
                ellipse(this.x_pos + 34,this.y_pos + 31,12,12);
                ellipse(this.x_pos + 47,this.y_pos + 31,15,15);
                
                line(this.x_pos + 27,this.y_pos + 21,this.x_pos + 37,this.y_pos + 22);
                line(this.x_pos + 43,this.y_pos + 21,this.x_pos + 53,this.y_pos + 18);
                
            //Character goes to left    
            }else{   
                ellipse(this.x_pos + 34,this.y_pos + 31,15,15);
                ellipse(this.x_pos + 47,this.y_pos + 31,12,12);
                
                line(this.x_pos + 27,this.y_pos + 18,this.x_pos + 37,this.y_pos + 21);
                line(this.x_pos + 43,this.y_pos + 22,this.x_pos + 53,this.y_pos + 21);
            }
                
          
            //Pupils and mouth
            fill(0);
            ellipse(this.x_pos + 34,this.y_pos + 31,3,3);
            ellipse(this.x_pos + 47,this.y_pos + 31,3,3);

            fill(255, 166, 166);
            strokeWeight(1);
            arc(this.x_pos + 40, this.y_pos + 42, 15, 18, 0, PI, CHORD);

            
            //ANIMATION TOOTH
            //Character goes to right
            if(this.speed > 0){
                fill(255);
                triangle(this.x_pos + 40,this.y_pos + 42,
                         this.x_pos + 45,this.y_pos + 42,
                         this.x_pos + 43,this.y_pos + 46);
                
            //Character goes to left
            }else{
                fill(255);
                triangle(this.x_pos + 40,this.y_pos + 42,
                         this.x_pos + 35,this.y_pos + 42,
                         this.x_pos + 38,this.y_pos + 46);
            }
            
        },
        
        move: function(){
            //Make enemy to move
            if(this.x_pos > this.x2 || this.x_pos < this.x1){
                this.speed =  this.speed * -1;
            }
            this.x_pos = this.x_pos + this.speed;
        },
        
        checkCharCollision: function(){
            
            if(realPos + 25 > this.x_pos - 20 && realPos + 25 < this.x_pos + 100 && character.y + 70 >= floorPos_y - 15){
                playerDied();
            }
            
        }
    });
    
    
    //SPIDER 3
    enemies.push({
        x_pos: 2720,
        y_pos: 200,
        y1: 100, 
        y2: 476, 
        speed: 5,
        colour: {r:random(10,150),g:random(10,150),b:random(10,150)},
        display: function(){

            fill(0);
            stroke(0);

            strokeWeight(2.5);
            ellipse(this.x_pos + 40,this.y_pos + 40,30,30);
            
            //Legs
            line(this.x_pos + 50,this.y_pos + 30,this.x_pos + 70,this.y_pos + 25);
            line(this.x_pos + 50,this.y_pos + 35,this.x_pos + 70,this.y_pos + 35);
            line(this.x_pos + 50,this.y_pos + 40,this.x_pos + 70,this.y_pos + 45);
            line(this.x_pos + 70,this.y_pos + 45,this.x_pos + 80,this.y_pos + 55);

            line(this.x_pos + 40,this.y_pos + 30,this.x_pos + 10,this.y_pos + 25);
            line(this.x_pos + 30,this.y_pos + 35,this.x_pos + 10,this.y_pos + 35);
            line(this.x_pos + 30,this.y_pos + 40,this.x_pos + 10,this.y_pos + 45);
            line(this.x_pos + 10,this.y_pos + 45,this.x_pos,this.y_pos + 55);

            line(this.x_pos + 30,this.y_pos + 50,this.x_pos + 20,this.y_pos + 55);
            line(this.x_pos + 20,this.y_pos + 55,this.x_pos + 18,this.y_pos + 65);
            line(this.x_pos + 50,this.y_pos + 50,this.x_pos + 60,this.y_pos + 55);
            line(this.x_pos + 60,this.y_pos + 55,this.x_pos + 62,this.y_pos + 65);

            //ANIMATION LEGS
            //Character goes to right
            if(this.speed > 0){
                line(this.x_pos + 10,this.y_pos + 25,this.x_pos,this.y_pos + 35);
                line(this.x_pos + 10,this.y_pos + 35,this.x_pos,this.y_pos + 45);
                
                line(this.x_pos + 70,this.y_pos + 25,this.x_pos + 80,this.y_pos + 15);
                line(this.x_pos + 70,this.y_pos + 35,this.x_pos + 80,this.y_pos + 25);
                
            //Character goes to left    
            }else{
                line(this.x_pos + 10,this.y_pos + 25,this.x_pos,this.y_pos + 15);
                line(this.x_pos + 10,this.y_pos + 35,this.x_pos,this.y_pos + 25);
                
                line(this.x_pos + 70,this.y_pos + 25,this.x_pos + 80,this.y_pos + 35);
                line(this.x_pos + 70,this.y_pos + 35,this.x_pos + 80,this.y_pos + 45);
            }
            
            //Cross
            noStroke();
            fill(this.colour.r,this.colour.g,this.colour.b);
            rect(this.x_pos + 38,this.y_pos + 25,4,30);
            rect(this.x_pos + 25,this.y_pos + 38,30,4);
            
        
            fill(255);
            stroke(0);
            strokeWeight(2);
            
            //ANIMATION EYES
            //Character goes to right
            if(this.speed > 0){
                ellipse(this.x_pos + 34,this.y_pos + 31,12,12);
                ellipse(this.x_pos + 47,this.y_pos + 31,15,15);
                
                line(this.x_pos + 27,this.y_pos + 21,this.x_pos + 37,this.y_pos + 22);
                line(this.x_pos + 43,this.y_pos + 21,this.x_pos + 53,this.y_pos + 18);
                
            //Character goes to left    
            }else{   
                ellipse(this.x_pos + 34,this.y_pos + 31,15,15);
                ellipse(this.x_pos + 47,this.y_pos + 31,12,12);
                
                line(this.x_pos + 27,this.y_pos + 18,this.x_pos + 37,this.y_pos + 21);
                line(this.x_pos + 43,this.y_pos + 22,this.x_pos + 53,this.y_pos + 21);
            }
                
          
            //Pupils and mouth
            fill(0);
            ellipse(this.x_pos + 34,this.y_pos + 31,3,3);
            ellipse(this.x_pos + 47,this.y_pos + 31,3,3);

            fill(255, 166, 166);
            strokeWeight(1);
            arc(this.x_pos + 40, this.y_pos + 42, 15, 18, 0, PI, CHORD);

            
            //ANIMATION TOOTH
            //Character goes to right
            if(this.speed > 0){
                fill(255);
                triangle(this.x_pos + 40,this.y_pos + 42,
                         this.x_pos + 45,this.y_pos + 42,
                         this.x_pos + 43,this.y_pos + 46);
                
            //Character goes to left
            }else{
                fill(255);
                triangle(this.x_pos + 40,this.y_pos + 42,
                         this.x_pos + 35,this.y_pos + 42,
                         this.x_pos + 38,this.y_pos + 46);
            }
            
        },
        
        move: function(){
            //Make enemy to move
            if(this.y_pos > this.y2 || this.y_pos < this.y1){
                this.speed =  this.speed * -1;
            }
            this.y_pos = this.y_pos + this.speed;
        },
        
        checkCharCollision: function(){
            
            if(realPos + 25 > this.x_pos - 20 && realPos + 25 < this.x_pos + 100 && 
               character.y + 50 >= this.y_pos && character.y + 50 <= this.y_pos + 70){
                playerDied();
            }
            
        }
    });
    
    
    //SPIDER 4
    enemies.push({
        x_pos: 3500,
        y_pos: floorPos_y - 40,
        x1: 3470, 
        x2: 4375, 
        speed: 2,
        colour: {r:random(10,150),g:random(10,150),b:random(10,150)},
        display: function(){

            fill(0);
            stroke(0);

            strokeWeight(2.5);
            ellipse(this.x_pos + 40,this.y_pos + 40,30,30);
            
            //Legs
            line(this.x_pos + 50,this.y_pos + 30,this.x_pos + 70,this.y_pos + 25);
            line(this.x_pos + 50,this.y_pos + 35,this.x_pos + 70,this.y_pos + 35);
            line(this.x_pos + 50,this.y_pos + 40,this.x_pos + 70,this.y_pos + 45);
            line(this.x_pos + 70,this.y_pos + 45,this.x_pos + 80,this.y_pos + 55);

            line(this.x_pos + 40,this.y_pos + 30,this.x_pos + 10,this.y_pos + 25);
            line(this.x_pos + 30,this.y_pos + 35,this.x_pos + 10,this.y_pos + 35);
            line(this.x_pos + 30,this.y_pos + 40,this.x_pos + 10,this.y_pos + 45);
            line(this.x_pos + 10,this.y_pos + 45,this.x_pos,this.y_pos + 55);

            line(this.x_pos + 30,this.y_pos + 50,this.x_pos + 20,this.y_pos + 55);
            line(this.x_pos + 20,this.y_pos + 55,this.x_pos + 18,this.y_pos + 65);
            line(this.x_pos + 50,this.y_pos + 50,this.x_pos + 60,this.y_pos + 55);
            line(this.x_pos + 60,this.y_pos + 55,this.x_pos + 62,this.y_pos + 65);

            //ANIMATION LEGS
            //Character goes to right
            if(this.speed > 0){
                line(this.x_pos + 10,this.y_pos + 25,this.x_pos,this.y_pos + 35);
                line(this.x_pos + 10,this.y_pos + 35,this.x_pos,this.y_pos + 45);
                
                line(this.x_pos + 70,this.y_pos + 25,this.x_pos + 80,this.y_pos + 15);
                line(this.x_pos + 70,this.y_pos + 35,this.x_pos + 80,this.y_pos + 25);
                
            //Character goes to left    
            }else{
                line(this.x_pos + 10,this.y_pos + 25,this.x_pos,this.y_pos + 15);
                line(this.x_pos + 10,this.y_pos + 35,this.x_pos,this.y_pos + 25);
                
                line(this.x_pos + 70,this.y_pos + 25,this.x_pos + 80,this.y_pos + 35);
                line(this.x_pos + 70,this.y_pos + 35,this.x_pos + 80,this.y_pos + 45);
            }
            
            //Cross
            noStroke();
            fill(this.colour.r,this.colour.g,this.colour.b);
            rect(this.x_pos + 38,this.y_pos + 25,4,30);
            rect(this.x_pos + 25,this.y_pos + 38,30,4);
            
        
            fill(255);
            stroke(0);
            strokeWeight(2);
            
            //ANIMATION EYES
            //Character goes to right
            if(this.speed > 0){
                ellipse(this.x_pos + 34,this.y_pos + 31,12,12);
                ellipse(this.x_pos + 47,this.y_pos + 31,15,15);
                
                line(this.x_pos + 27,this.y_pos + 21,this.x_pos + 37,this.y_pos + 22);
                line(this.x_pos + 43,this.y_pos + 21,this.x_pos + 53,this.y_pos + 18);
                
            //Character goes to left    
            }else{   
                ellipse(this.x_pos + 34,this.y_pos + 31,15,15);
                ellipse(this.x_pos + 47,this.y_pos + 31,12,12);
                
                line(this.x_pos + 27,this.y_pos + 18,this.x_pos + 37,this.y_pos + 21);
                line(this.x_pos + 43,this.y_pos + 22,this.x_pos + 53,this.y_pos + 21);
            }
                
          
            //Pupils and mouth
            fill(0);
            ellipse(this.x_pos + 34,this.y_pos + 31,3,3);
            ellipse(this.x_pos + 47,this.y_pos + 31,3,3);

            fill(255, 166, 166);
            strokeWeight(1);
            arc(this.x_pos + 40, this.y_pos + 42, 15, 18, 0, PI, CHORD);

            
            //ANIMATION TOOTH
            //Character goes to right
            if(this.speed > 0){
                fill(255);
                triangle(this.x_pos + 40,this.y_pos + 42,
                         this.x_pos + 45,this.y_pos + 42,
                         this.x_pos + 43,this.y_pos + 46);
                
            //Character goes to left
            }else{
                fill(255);
                triangle(this.x_pos + 40,this.y_pos + 42,
                         this.x_pos + 35,this.y_pos + 42,
                         this.x_pos + 38,this.y_pos + 46);
            }
            
        },
        
        move: function(){
            //Make enemy to move
            if(this.x_pos > this.x2 || this.x_pos < this.x1){
                this.speed =  this.speed * -1;
            }
            this.x_pos = this.x_pos + this.speed;
        },
        
        checkCharCollision: function(){
            
            if(realPos + 25 > this.x_pos - 20 && realPos + 25 < this.x_pos + 100 && character.y + 70 >= floorPos_y - 15){
                playerDied();
            }
            
        }
    });
    
    
    //SPIDER 5
    enemies.push({
        x_pos: 4000,
        y_pos: floorPos_y - 40,
        x1: 3470, 
        x2: 4375, 
        speed: 2,
        colour: {r:random(10,150),g:random(10,150),b:random(10,150)},
        display: function(){

            fill(0);
            stroke(0);

            strokeWeight(2.5);
            ellipse(this.x_pos + 40,this.y_pos + 40,30,30);
            
            //Legs
            line(this.x_pos + 50,this.y_pos + 30,this.x_pos + 70,this.y_pos + 25);
            line(this.x_pos + 50,this.y_pos + 35,this.x_pos + 70,this.y_pos + 35);
            line(this.x_pos + 50,this.y_pos + 40,this.x_pos + 70,this.y_pos + 45);
            line(this.x_pos + 70,this.y_pos + 45,this.x_pos + 80,this.y_pos + 55);

            line(this.x_pos + 40,this.y_pos + 30,this.x_pos + 10,this.y_pos + 25);
            line(this.x_pos + 30,this.y_pos + 35,this.x_pos + 10,this.y_pos + 35);
            line(this.x_pos + 30,this.y_pos + 40,this.x_pos + 10,this.y_pos + 45);
            line(this.x_pos + 10,this.y_pos + 45,this.x_pos,this.y_pos + 55);

            line(this.x_pos + 30,this.y_pos + 50,this.x_pos + 20,this.y_pos + 55);
            line(this.x_pos + 20,this.y_pos + 55,this.x_pos + 18,this.y_pos + 65);
            line(this.x_pos + 50,this.y_pos + 50,this.x_pos + 60,this.y_pos + 55);
            line(this.x_pos + 60,this.y_pos + 55,this.x_pos + 62,this.y_pos + 65);

            //ANIMATION LEGS
            //Character goes to right
            if(this.speed > 0){
                line(this.x_pos + 10,this.y_pos + 25,this.x_pos,this.y_pos + 35);
                line(this.x_pos + 10,this.y_pos + 35,this.x_pos,this.y_pos + 45);
                
                line(this.x_pos + 70,this.y_pos + 25,this.x_pos + 80,this.y_pos + 15);
                line(this.x_pos + 70,this.y_pos + 35,this.x_pos + 80,this.y_pos + 25);
                
            //Character goes to left    
            }else{
                line(this.x_pos + 10,this.y_pos + 25,this.x_pos,this.y_pos + 15);
                line(this.x_pos + 10,this.y_pos + 35,this.x_pos,this.y_pos + 25);
                
                line(this.x_pos + 70,this.y_pos + 25,this.x_pos + 80,this.y_pos + 35);
                line(this.x_pos + 70,this.y_pos + 35,this.x_pos + 80,this.y_pos + 45);
            }
            
            //Cross
            noStroke();
            fill(this.colour.r,this.colour.g,this.colour.b);
            rect(this.x_pos + 38,this.y_pos + 25,4,30);
            rect(this.x_pos + 25,this.y_pos + 38,30,4);
            
        
            fill(255);
            stroke(0);
            strokeWeight(2);
            
            //ANIMATION EYES
            //Character goes to right
            if(this.speed > 0){
                ellipse(this.x_pos + 34,this.y_pos + 31,12,12);
                ellipse(this.x_pos + 47,this.y_pos + 31,15,15);
                
                line(this.x_pos + 27,this.y_pos + 21,this.x_pos + 37,this.y_pos + 22);
                line(this.x_pos + 43,this.y_pos + 21,this.x_pos + 53,this.y_pos + 18);
                
            //Character goes to left    
            }else{   
                ellipse(this.x_pos + 34,this.y_pos + 31,15,15);
                ellipse(this.x_pos + 47,this.y_pos + 31,12,12);
                
                line(this.x_pos + 27,this.y_pos + 18,this.x_pos + 37,this.y_pos + 21);
                line(this.x_pos + 43,this.y_pos + 22,this.x_pos + 53,this.y_pos + 21);
            }
                
          
            //Pupils and mouth
            fill(0);
            ellipse(this.x_pos + 34,this.y_pos + 31,3,3);
            ellipse(this.x_pos + 47,this.y_pos + 31,3,3);

            fill(255, 166, 166);
            strokeWeight(1);
            arc(this.x_pos + 40, this.y_pos + 42, 15, 18, 0, PI, CHORD);

            
            //ANIMATION TOOTH
            //Character goes to right
            if(this.speed > 0){
                fill(255);
                triangle(this.x_pos + 40,this.y_pos + 42,
                         this.x_pos + 45,this.y_pos + 42,
                         this.x_pos + 43,this.y_pos + 46);
                
            //Character goes to left
            }else{
                fill(255);
                triangle(this.x_pos + 40,this.y_pos + 42,
                         this.x_pos + 35,this.y_pos + 42,
                         this.x_pos + 38,this.y_pos + 46);
            }
            
        },
        
        move: function(){
            //Make enemy to move
            if(this.x_pos > this.x2 || this.x_pos < this.x1){
                this.speed =  this.speed * -1;
            }
            this.x_pos = this.x_pos + this.speed;
        },
        
        checkCharCollision: function(){
            
            if(realPos + 25 > this.x_pos - 20 && realPos + 25 < this.x_pos + 100 && character.y + 70 >= floorPos_y - 15){
                playerDied();
            }
            
        }
    });
    
    
    //SPIDER 6
    enemies.push({
        x_pos: 3700,
        y_pos: floorPos_y - 40,
        x1: 3470, 
        x2: 4375, 
        speed: 2,
        colour: {r:random(10,150),g:random(10,150),b:random(10,150)},
        display: function(){

            fill(0);
            stroke(0);

            strokeWeight(2.5);
            ellipse(this.x_pos + 40,this.y_pos + 40,30,30);
            
            //Legs
            line(this.x_pos + 50,this.y_pos + 30,this.x_pos + 70,this.y_pos + 25);
            line(this.x_pos + 50,this.y_pos + 35,this.x_pos + 70,this.y_pos + 35);
            line(this.x_pos + 50,this.y_pos + 40,this.x_pos + 70,this.y_pos + 45);
            line(this.x_pos + 70,this.y_pos + 45,this.x_pos + 80,this.y_pos + 55);

            line(this.x_pos + 40,this.y_pos + 30,this.x_pos + 10,this.y_pos + 25);
            line(this.x_pos + 30,this.y_pos + 35,this.x_pos + 10,this.y_pos + 35);
            line(this.x_pos + 30,this.y_pos + 40,this.x_pos + 10,this.y_pos + 45);
            line(this.x_pos + 10,this.y_pos + 45,this.x_pos,this.y_pos + 55);

            line(this.x_pos + 30,this.y_pos + 50,this.x_pos + 20,this.y_pos + 55);
            line(this.x_pos + 20,this.y_pos + 55,this.x_pos + 18,this.y_pos + 65);
            line(this.x_pos + 50,this.y_pos + 50,this.x_pos + 60,this.y_pos + 55);
            line(this.x_pos + 60,this.y_pos + 55,this.x_pos + 62,this.y_pos + 65);

            //ANIMATION LEGS
            //Character goes to right
            if(this.speed > 0){
                line(this.x_pos + 10,this.y_pos + 25,this.x_pos,this.y_pos + 35);
                line(this.x_pos + 10,this.y_pos + 35,this.x_pos,this.y_pos + 45);
                
                line(this.x_pos + 70,this.y_pos + 25,this.x_pos + 80,this.y_pos + 15);
                line(this.x_pos + 70,this.y_pos + 35,this.x_pos + 80,this.y_pos + 25);
                
            //Character goes to left    
            }else{
                line(this.x_pos + 10,this.y_pos + 25,this.x_pos,this.y_pos + 15);
                line(this.x_pos + 10,this.y_pos + 35,this.x_pos,this.y_pos + 25);
                
                line(this.x_pos + 70,this.y_pos + 25,this.x_pos + 80,this.y_pos + 35);
                line(this.x_pos + 70,this.y_pos + 35,this.x_pos + 80,this.y_pos + 45);
            }
            
            //Cross
            noStroke();
            fill(this.colour.r,this.colour.g,this.colour.b);
            rect(this.x_pos + 38,this.y_pos + 25,4,30);
            rect(this.x_pos + 25,this.y_pos + 38,30,4);
            
        
            fill(255);
            stroke(0);
            strokeWeight(2);
            
            //ANIMATION EYES
            //Character goes to right
            if(this.speed > 0){
                ellipse(this.x_pos + 34,this.y_pos + 31,12,12);
                ellipse(this.x_pos + 47,this.y_pos + 31,15,15);
                
                line(this.x_pos + 27,this.y_pos + 21,this.x_pos + 37,this.y_pos + 22);
                line(this.x_pos + 43,this.y_pos + 21,this.x_pos + 53,this.y_pos + 18);
                
            //Character goes to left    
            }else{   
                ellipse(this.x_pos + 34,this.y_pos + 31,15,15);
                ellipse(this.x_pos + 47,this.y_pos + 31,12,12);
                
                line(this.x_pos + 27,this.y_pos + 18,this.x_pos + 37,this.y_pos + 21);
                line(this.x_pos + 43,this.y_pos + 22,this.x_pos + 53,this.y_pos + 21);
            }
                
          
            //Pupils and mouth
            fill(0);
            ellipse(this.x_pos + 34,this.y_pos + 31,3,3);
            ellipse(this.x_pos + 47,this.y_pos + 31,3,3);

            fill(255, 166, 166);
            strokeWeight(1);
            arc(this.x_pos + 40, this.y_pos + 42, 15, 18, 0, PI, CHORD);

            
            //ANIMATION TOOTH
            //Character goes to right
            if(this.speed > 0){
                fill(255);
                triangle(this.x_pos + 40,this.y_pos + 42,
                         this.x_pos + 45,this.y_pos + 42,
                         this.x_pos + 43,this.y_pos + 46);
                
            //Character goes to left
            }else{
                fill(255);
                triangle(this.x_pos + 40,this.y_pos + 42,
                         this.x_pos + 35,this.y_pos + 42,
                         this.x_pos + 38,this.y_pos + 46);
            }
            
        },
        
        move: function(){
            //Make enemy to move
            if(this.x_pos > this.x2 || this.x_pos < this.x1){
                this.speed =  this.speed * -1;
            }
            this.x_pos = this.x_pos + this.speed;
        },
        
        checkCharCollision: function(){
            
            if(realPos + 25 > this.x_pos - 20 && realPos + 25 < this.x_pos + 100 && character.y + 70 >= floorPos_y - 15){
                playerDied();
            }
            
        }
    });
    
    //SPIDER 7
    enemies.push({
        x_pos: 3800,
        y_pos: floorPos_y - 40,
        x1: 3470, 
        x2: 4375, 
        speed: 2.5,
        colour: {r:random(10,150),g:random(10,150),b:random(10,150)},
        display: function(){

            fill(0);
            stroke(0);

            strokeWeight(2.5);
            ellipse(this.x_pos + 40,this.y_pos + 40,30,30);
            
            //Legs
            line(this.x_pos + 50,this.y_pos + 30,this.x_pos + 70,this.y_pos + 25);
            line(this.x_pos + 50,this.y_pos + 35,this.x_pos + 70,this.y_pos + 35);
            line(this.x_pos + 50,this.y_pos + 40,this.x_pos + 70,this.y_pos + 45);
            line(this.x_pos + 70,this.y_pos + 45,this.x_pos + 80,this.y_pos + 55);

            line(this.x_pos + 40,this.y_pos + 30,this.x_pos + 10,this.y_pos + 25);
            line(this.x_pos + 30,this.y_pos + 35,this.x_pos + 10,this.y_pos + 35);
            line(this.x_pos + 30,this.y_pos + 40,this.x_pos + 10,this.y_pos + 45);
            line(this.x_pos + 10,this.y_pos + 45,this.x_pos,this.y_pos + 55);

            line(this.x_pos + 30,this.y_pos + 50,this.x_pos + 20,this.y_pos + 55);
            line(this.x_pos + 20,this.y_pos + 55,this.x_pos + 18,this.y_pos + 65);
            line(this.x_pos + 50,this.y_pos + 50,this.x_pos + 60,this.y_pos + 55);
            line(this.x_pos + 60,this.y_pos + 55,this.x_pos + 62,this.y_pos + 65);

            //ANIMATION LEGS
            //Character goes to right
            if(this.speed > 0){
                line(this.x_pos + 10,this.y_pos + 25,this.x_pos,this.y_pos + 35);
                line(this.x_pos + 10,this.y_pos + 35,this.x_pos,this.y_pos + 45);
                
                line(this.x_pos + 70,this.y_pos + 25,this.x_pos + 80,this.y_pos + 15);
                line(this.x_pos + 70,this.y_pos + 35,this.x_pos + 80,this.y_pos + 25);
                
            //Character goes to left    
            }else{
                line(this.x_pos + 10,this.y_pos + 25,this.x_pos,this.y_pos + 15);
                line(this.x_pos + 10,this.y_pos + 35,this.x_pos,this.y_pos + 25);
                
                line(this.x_pos + 70,this.y_pos + 25,this.x_pos + 80,this.y_pos + 35);
                line(this.x_pos + 70,this.y_pos + 35,this.x_pos + 80,this.y_pos + 45);
            }
            
            //Cross
            noStroke();
            fill(this.colour.r,this.colour.g,this.colour.b);
            rect(this.x_pos + 38,this.y_pos + 25,4,30);
            rect(this.x_pos + 25,this.y_pos + 38,30,4);
            
        
            fill(255);
            stroke(0);
            strokeWeight(2);
            
            //ANIMATION EYES
            //Character goes to right
            if(this.speed > 0){
                ellipse(this.x_pos + 34,this.y_pos + 31,12,12);
                ellipse(this.x_pos + 47,this.y_pos + 31,15,15);
                
                line(this.x_pos + 27,this.y_pos + 21,this.x_pos + 37,this.y_pos + 22);
                line(this.x_pos + 43,this.y_pos + 21,this.x_pos + 53,this.y_pos + 18);
                
            //Character goes to left    
            }else{   
                ellipse(this.x_pos + 34,this.y_pos + 31,15,15);
                ellipse(this.x_pos + 47,this.y_pos + 31,12,12);
                
                line(this.x_pos + 27,this.y_pos + 18,this.x_pos + 37,this.y_pos + 21);
                line(this.x_pos + 43,this.y_pos + 22,this.x_pos + 53,this.y_pos + 21);
            }
                
          
            //Pupils and mouth
            fill(0);
            ellipse(this.x_pos + 34,this.y_pos + 31,3,3);
            ellipse(this.x_pos + 47,this.y_pos + 31,3,3);

            fill(255, 166, 166);
            strokeWeight(1);
            arc(this.x_pos + 40, this.y_pos + 42, 15, 18, 0, PI, CHORD);

            
            //ANIMATION TOOTH
            //Character goes to right
            if(this.speed > 0){
                fill(255);
                triangle(this.x_pos + 40,this.y_pos + 42,
                         this.x_pos + 45,this.y_pos + 42,
                         this.x_pos + 43,this.y_pos + 46);
                
            //Character goes to left
            }else{
                fill(255);
                triangle(this.x_pos + 40,this.y_pos + 42,
                         this.x_pos + 35,this.y_pos + 42,
                         this.x_pos + 38,this.y_pos + 46);
            }
            
        },
        
        move: function(){
            //Make enemy to move
            if(this.x_pos > this.x2 || this.x_pos < this.x1){
                this.speed =  this.speed * -1;
            }
            this.x_pos = this.x_pos + this.speed;
        },
        
        checkCharCollision: function(){
            
            if(realPos + 25 > this.x_pos - 20 && realPos + 25 < this.x_pos + 100 && character.y + 70 >= floorPos_y - 15){
                playerDied();
            }
            
        }
    });
    
    
    //SPIDER 8
    enemies.push({
        x_pos: 4100,
        y_pos: floorPos_y - 40,
        x1: 3470, 
        x2: 4375, 
        speed: 2.5,
        colour: {r:random(10,150),g:random(10,150),b:random(10,150)},
        display: function(){

            fill(0);
            stroke(0);

            strokeWeight(2.5);
            ellipse(this.x_pos + 40,this.y_pos + 40,30,30);
            
            //Legs
            line(this.x_pos + 50,this.y_pos + 30,this.x_pos + 70,this.y_pos + 25);
            line(this.x_pos + 50,this.y_pos + 35,this.x_pos + 70,this.y_pos + 35);
            line(this.x_pos + 50,this.y_pos + 40,this.x_pos + 70,this.y_pos + 45);
            line(this.x_pos + 70,this.y_pos + 45,this.x_pos + 80,this.y_pos + 55);

            line(this.x_pos + 40,this.y_pos + 30,this.x_pos + 10,this.y_pos + 25);
            line(this.x_pos + 30,this.y_pos + 35,this.x_pos + 10,this.y_pos + 35);
            line(this.x_pos + 30,this.y_pos + 40,this.x_pos + 10,this.y_pos + 45);
            line(this.x_pos + 10,this.y_pos + 45,this.x_pos,this.y_pos + 55);

            line(this.x_pos + 30,this.y_pos + 50,this.x_pos + 20,this.y_pos + 55);
            line(this.x_pos + 20,this.y_pos + 55,this.x_pos + 18,this.y_pos + 65);
            line(this.x_pos + 50,this.y_pos + 50,this.x_pos + 60,this.y_pos + 55);
            line(this.x_pos + 60,this.y_pos + 55,this.x_pos + 62,this.y_pos + 65);

            //ANIMATION LEGS
            //Character goes to right
            if(this.speed > 0){
                line(this.x_pos + 10,this.y_pos + 25,this.x_pos,this.y_pos + 35);
                line(this.x_pos + 10,this.y_pos + 35,this.x_pos,this.y_pos + 45);
                
                line(this.x_pos + 70,this.y_pos + 25,this.x_pos + 80,this.y_pos + 15);
                line(this.x_pos + 70,this.y_pos + 35,this.x_pos + 80,this.y_pos + 25);
                
            //Character goes to left    
            }else{
                line(this.x_pos + 10,this.y_pos + 25,this.x_pos,this.y_pos + 15);
                line(this.x_pos + 10,this.y_pos + 35,this.x_pos,this.y_pos + 25);
                
                line(this.x_pos + 70,this.y_pos + 25,this.x_pos + 80,this.y_pos + 35);
                line(this.x_pos + 70,this.y_pos + 35,this.x_pos + 80,this.y_pos + 45);
            }
            
            //Cross
            noStroke();
            fill(this.colour.r,this.colour.g,this.colour.b);
            rect(this.x_pos + 38,this.y_pos + 25,4,30);
            rect(this.x_pos + 25,this.y_pos + 38,30,4);
            
        
            fill(255);
            stroke(0);
            strokeWeight(2);
            
            //ANIMATION EYES
            //Character goes to right
            if(this.speed > 0){
                ellipse(this.x_pos + 34,this.y_pos + 31,12,12);
                ellipse(this.x_pos + 47,this.y_pos + 31,15,15);
                
                line(this.x_pos + 27,this.y_pos + 21,this.x_pos + 37,this.y_pos + 22);
                line(this.x_pos + 43,this.y_pos + 21,this.x_pos + 53,this.y_pos + 18);
                
            //Character goes to left    
            }else{   
                ellipse(this.x_pos + 34,this.y_pos + 31,15,15);
                ellipse(this.x_pos + 47,this.y_pos + 31,12,12);
                
                line(this.x_pos + 27,this.y_pos + 18,this.x_pos + 37,this.y_pos + 21);
                line(this.x_pos + 43,this.y_pos + 22,this.x_pos + 53,this.y_pos + 21);
            }
                
          
            //Pupils and mouth
            fill(0);
            ellipse(this.x_pos + 34,this.y_pos + 31,3,3);
            ellipse(this.x_pos + 47,this.y_pos + 31,3,3);

            fill(255, 166, 166);
            strokeWeight(1);
            arc(this.x_pos + 40, this.y_pos + 42, 15, 18, 0, PI, CHORD);

            
            //ANIMATION TOOTH
            //Character goes to right
            if(this.speed > 0){
                fill(255);
                triangle(this.x_pos + 40,this.y_pos + 42,
                         this.x_pos + 45,this.y_pos + 42,
                         this.x_pos + 43,this.y_pos + 46);
                
            //Character goes to left
            }else{
                fill(255);
                triangle(this.x_pos + 40,this.y_pos + 42,
                         this.x_pos + 35,this.y_pos + 42,
                         this.x_pos + 38,this.y_pos + 46);
            }
            
        },
        
        move: function(){
            //Make enemy to move
            if(this.x_pos > this.x2 || this.x_pos < this.x1){
                this.speed =  this.speed * -1;
            }
            this.x_pos = this.x_pos + this.speed;
        },
        
        checkCharCollision: function(){
            
            if(realPos + 25 > this.x_pos - 20 && realPos + 25 < this.x_pos + 100 && character.y + 70 >= floorPos_y - 15){
                playerDied();
            }
            
        }
    });
    
    
    //Platforms
    isOnPlatform = false;
    platforms = [];
    
    
    //First platform
    platforms.push({
        x_pos: 850,
        y_pos: floorPos_y - 68,
        width: 120, //Multiples of 30 only!
        height: 15,
        display: function(){
            // Draw platform.
            fill(36, 128, 26);
            stroke(0);
            rect(this.x_pos, this.y_pos, this.width - 1, this.height);
            fill(82, 43, 16);noStroke();
            rect(this.x_pos, this.y_pos + 10, this.width, this.height);
        
            //Triangles
            var trianglesBase = this.width / 30;
            for(var i = 0; i < trianglesBase; i++){
                triangle(this.x_pos + 30 * i,this.y_pos + 10 + 15,
                         this.x_pos + 30 + 30 * i, this.y_pos + 10 + 15,
                         this.x_pos + 15 + 30 * i, this.y_pos + 10 + 30);
            }
            
        },
        
        checkCharOn: function(){
            
            if(realPos + 25 > this.x_pos && realPos + 25 < this.x_pos + this.width 
               && character.y + 70 == this.y_pos - 4){
                
                isOnPlatform = true;
                
            }
             
        }
        
    });
    
    
    //Second platform
    platforms.push({
        x_pos: 1000,
        y_pos: floorPos_y - 79 * 2,
        width: 90, //Multiples of 30 only!
        height: 15,
        display: function(){
            // Draw platform.
            fill(36, 128, 26);
            stroke(0);
            rect(this.x_pos, this.y_pos, this.width - 1, this.height);
            fill(82, 43, 16);noStroke();
            rect(this.x_pos, this.y_pos + 10, this.width, this.height);
        
            //Triangles
            var trianglesBase = this.width / 30;
            for(var i = 0; i < trianglesBase; i++){
                triangle(this.x_pos + 30 * i,this.y_pos + 10 + 15,
                         this.x_pos + 30 + 30 * i, this.y_pos + 10 + 15,
                         this.x_pos + 15 + 30 * i, this.y_pos + 10 + 30);
            }
            
        },
        
        checkCharOn: function(){
            
            if(realPos + 25 > this.x_pos && realPos + 25 < this.x_pos + this.width 
               && character.y + 70 == this.y_pos - 4){
                
                isOnPlatform = true;
                
            }
             
        }
        
    });
    
    
    //Third platform
    platforms.push({
        x_pos: 880,
        y_pos: floorPos_y - 79 * 3 - 5,
        width: 60, //Multiples of 30 only!
        height: 15,
        display: function(){
            // Draw platform.
            fill(36, 128, 26);
            stroke(0);
            rect(this.x_pos, this.y_pos, this.width - 1, this.height);
            fill(82, 43, 16);noStroke();
            rect(this.x_pos, this.y_pos + 10, this.width, this.height);
        
            //Triangles
            var trianglesBase = this.width / 30;
            for(var i = 0; i < trianglesBase; i++){
                triangle(this.x_pos + 30 * i,this.y_pos + 10 + 15,
                         this.x_pos + 30 + 30 * i, this.y_pos + 10 + 15,
                         this.x_pos + 15 + 30 * i, this.y_pos + 10 + 30);
            }
            
        },
        
        checkCharOn: function(){
            
            if(realPos + 25 > this.x_pos && realPos + 25 < this.x_pos + this.width 
               && character.y + 70 == this.y_pos - 4){
                
                isOnPlatform = true;
                
            }
             
        }
        
    });
    
    
    //Forth platform
    platforms.push({
        x_pos: 2530,
        y_pos: floorPos_y - 50,
        width: 60, //Multiples of 30 only!
        height: 15,
        display: function(){
            // Draw platform.
            fill(36, 128, 26);
            stroke(0);
            rect(this.x_pos, this.y_pos, this.width - 1, this.height);
            fill(82, 43, 16);noStroke();
            rect(this.x_pos, this.y_pos + 10, this.width, this.height);
        
            //Triangles
            var trianglesBase = this.width / 30;
            for(var i = 0; i < trianglesBase; i++){
                triangle(this.x_pos + 30 * i,this.y_pos + 10 + 15,
                         this.x_pos + 30 + 30 * i, this.y_pos + 10 + 15,
                         this.x_pos + 15 + 30 * i, this.y_pos + 10 + 30);
            }
            
        },
        
        checkCharOn: function(){
            
            if(realPos + 25 > this.x_pos && realPos + 25 < this.x_pos + this.width 
               && character.y + 70 == this.y_pos - 4){
                
                isOnPlatform = true;
                
            }
             
        }
        
    });
    
    
    //Fifth platform
    platforms.push({
        x_pos: 2620,
        y_pos: floorPos_y - 122,
        width: 60, //Multiples of 30 only!
        height: 15,
        display: function(){
            // Draw platform.
            fill(36, 128, 26);
            stroke(0);
            rect(this.x_pos, this.y_pos, this.width - 1, this.height);
            fill(82, 43, 16);noStroke();
            rect(this.x_pos, this.y_pos + 10, this.width, this.height);
        
            //Triangles
            var trianglesBase = this.width / 30;
            for(var i = 0; i < trianglesBase; i++){
                triangle(this.x_pos + 30 * i,this.y_pos + 10 + 15,
                         this.x_pos + 30 + 30 * i, this.y_pos + 10 + 15,
                         this.x_pos + 15 + 30 * i, this.y_pos + 10 + 30);
            }
            
        },
        
        checkCharOn: function(){
            
            if(realPos + 25 > this.x_pos && realPos + 25 < this.x_pos + this.width 
               && character.y + 70 == this.y_pos - 4){
                
                isOnPlatform = true;
                
            }
             
        }
        
    });
    
    
    //Sixth platform
    platforms.push({
        x_pos: 2840,
        y_pos: floorPos_y - 122,
        width: 60, //Multiples of 30 only!
        height: 15,
        display: function(){
            // Draw platform.
            fill(36, 128, 26);
            stroke(0);
            rect(this.x_pos, this.y_pos, this.width - 1, this.height);
            fill(82, 43, 16);noStroke();
            rect(this.x_pos, this.y_pos + 10, this.width, this.height);
        
            //Triangles
            var trianglesBase = this.width / 30;
            for(var i = 0; i < trianglesBase; i++){
                triangle(this.x_pos + 30 * i,this.y_pos + 10 + 15,
                         this.x_pos + 30 + 30 * i, this.y_pos + 10 + 15,
                         this.x_pos + 15 + 30 * i, this.y_pos + 10 + 30);
            }
            
        },
        
        checkCharOn: function(){
            
            if(realPos + 25 > this.x_pos && realPos + 25 < this.x_pos + this.width 
               && character.y + 70 == this.y_pos - 4){
                
                isOnPlatform = true;
                
            }
             
        }
        
    });
    
    
    //Seventh platform
    platforms.push({
        x_pos: 2930,
        y_pos: floorPos_y - 50,
        width: 60, //Multiples of 30 only!
        height: 15,
        display: function(){
            // Draw platform.
            fill(36, 128, 26);
            stroke(0);
            rect(this.x_pos, this.y_pos, this.width - 1, this.height);
            fill(82, 43, 16);noStroke();
            rect(this.x_pos, this.y_pos + 10, this.width, this.height);
        
            //Triangles
            var trianglesBase = this.width / 30;
            for(var i = 0; i < trianglesBase; i++){
                triangle(this.x_pos + 30 * i,this.y_pos + 10 + 15,
                         this.x_pos + 30 + 30 * i, this.y_pos + 10 + 15,
                         this.x_pos + 15 + 30 * i, this.y_pos + 10 + 30);
            }
            
        },
        
        checkCharOn: function(){
            
            if(realPos + 25 > this.x_pos && realPos + 25 < this.x_pos + this.width 
               && character.y + 70 == this.y_pos - 4){
                
                isOnPlatform = true;
                
            }
             
        }
        
    });
    
    
}



// ---------------------------------
// Checks when player dies
// ---------------------------------
function checkPlayerDie(){
    
    if(character.y > 576){ // The character has fallen below the canvas
        
        playerDied();
        
    }
    
}

function playerDied(){
    
    lives -= 1; //Decreses lives every time falls

    if(lives >= 0){ //Can restart the game IF lives are more than 0
        startGame(); 

    }else{
        isLost = true; //NO more lives, GAME OVER

    }
    
}



// ---------------------------------
// Go to next level
// ---------------------------------
function nextLevel(){
    // DO NOT CHANGE THIS FUNCTION!
    console.log('next level');
}
